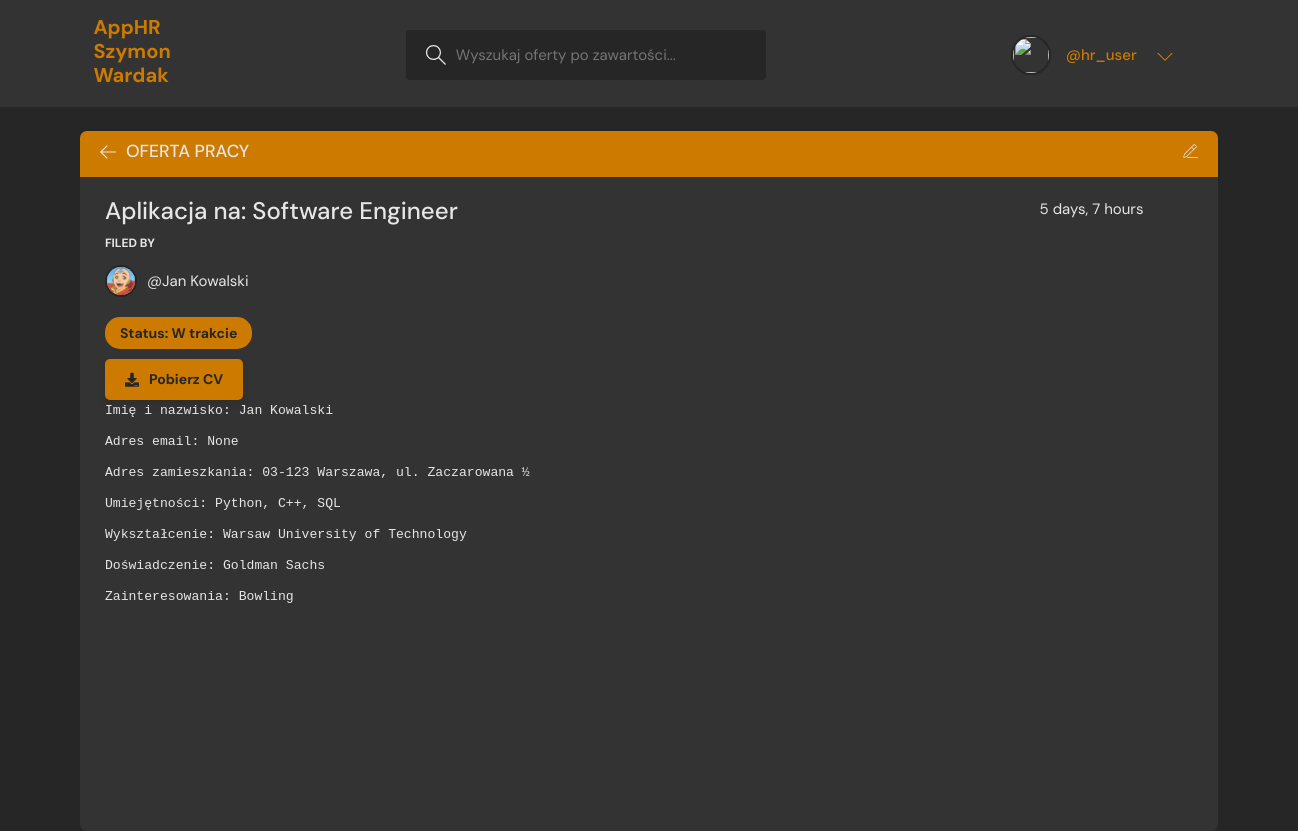
The app's page /offer/1 (signed in) with its own data.
### base/models.py (models this page shows, shortened)
class Offer(models.Model):
    user = models.ForeignKey(User, on_delete=models.SET_NULL, null=True)
    name = models.TextField(null=True, blank=True, default='none')
    email = models.TextField(null=True, blank=True, default='none')
    position = models.TextField(null=True, blank=True, default='none')
    address = models.TextField(null=True, blank=True, default='none')
    skills = models.TextField(null=True, blank=True, default='none')
    education = models.TextField(null=True, blank=True, default='none')
    experience = models.TextField(null=True, blank=True, default='none')
    interests = models.TextField(null=True, blank=True, default='none')
    status = models.TextField(default='Pending')
    updated = models.DateTimeField(auto_now=True)
    created = models.DateTimeField(auto_now_add=True)
    picture = models.FileField(upload_to='./uploads/cv_images', null=True, blank=True)
    file = models.FileField(upload_to='./uploads/cv')
    class Meta:
        ordering = ['-updated', 'created']

### base/views.py (the view, shortened to what this page needs)
# urls.py: path('offer/<str:pk>', views.offer, name="offer"),
def offer(request, pk):
    offer = Offer.objects.get(id=pk)
    if offer.user == request.user or request.user.is_superuser:
        filename = request.GET.get('filename', '')
        offer_file_name = offer.file.name
        context = {'offer': offer, 'filename': offer_file_name}
        return render(request, 'base/offer.html', context)
    else:
        return HttpResponse('Permission denied.')

### base/templates/base/offer.html (shortened to what this page needs)
{% extends 'main.html' %}
{% block content %}
    <main class="profile-page layout layout--2">
      <div class="container">
        <div class="offer">
          <div class="offer__top">
            <div class="offer__topLeft">
              <a href="{% url 'home' %}">
                <svg version="1.1" xmlns="http://www.w3.org/2000/svg" width="32" height="32" viewBox="0 0 32 32">
                  <title>arrow-left</title>
                  <path
                    d="M13.723 2.286l-13.723 13.714 13.719 13.714 1.616-1.611-10.96-10.96h27.625v-2.286h-27.625l10.965-10.965-1.616-1.607z"
                  ></path>
                </svg>
              </a>
              <h3>Oferta pracy</h3>
            </div>
            {% if request.user.is_superuser %}
            <div class="offer__topRight">
              <a href="{% url 'update-offer' offer.id %}">
              </a>
            </div>
            {% endif %}
          </div>
          <div class="offer__box">
            <div class="offer__header">
              <div class="offer__info">
                <h3>Aplikacja na: {{offer.position}}</h3>
                <span>{{offer.created|timesince}}</span>
              </div>
              <div class="offer__hosted">
                <p>Filed by </p>
                <a href="{% url 'user-profile' offer.user.id %}" class="offer__author">
                  <div class="avatar avatar--small">
                    {% if offer.picture %}
                      <img src='../uploads/cv_images/{{ offer.picture.url }} '/>
                    {% else %}
                      <img src=https://avatar-management--avatars.us-west-2.prod.public.atl-paas.net/default-avatar.png/>
                    {% endif %}
                  </div>
                  <span>@{{offer.name}}</span>
                </a>
              </div>
              {% if offer.status == "Odrzucona" %}
                <span class="rejected">Status: {{offer.status}}</span>
              {% elif offer.status == "W trakcie" %}
                <span class="pending">Status: {{offer.status}}</span>
              {% elif offer.status == "Zaakceptowana" %}
                <span class="accepted">Status: {{offer.status}}</span>
              {% endif %}
              <form id="download" name="download" action="{% url 'offer' offer.id%}" method="GET">
                <button class="btn"><i class="fa fa-download"></i>Pobierz CV</button>
              </form>
              <div class="offer__details">
                <pre>Imię i nazwisko: {{offer.name}}</pre>
                <pre>Adres email: {{offer.email}}</pre>
                <pre>Adres zamieszkania: {{offer.address}}</pre>
                <pre>Umiejętności: {{offer.skills}}</pre>
                <pre>Wykształcenie: {{offer.education}}</pre>
                <pre>Doświadczenie: {{offer.experience}}</pre>
                <pre>Zainteresowania: {{offer.interests}}</pre>
              </div>
            </div>
          </div>
        </div>
      </div>
    </main>
{% endblock content %}

### templates/main.html (shortened to what this page needs)
<!DOCTYPE html>
{% load static %}
<html lang="en">
  <head>
    <link rel="stylesheet" href="https://maxcdn.bootstrapcdn.com/bootstrap/4.0.0/css/bootstrap.min.css">
    <link rel="stylesheet" href="https://use.fontawesome.com/releases/v5.0.10/css/all.css">
    <link rel="stylesheet" href="{% static 'styles/style.css' %}" />
  </head>
  <body>
    {% include 'navbar.html' %}
    {% block content %}
    {% endblock %}
  </body>
</html>

### templates/navbar.html (shortened to what this page needs)
{% load static %}
<header class="header header--loggedIn">
    <div class="container">
      <a href="{% url 'home' %}" class="header__logo">
        <h1>AppHR Szymon Wardak</h1>
      </a>
      <form class="header__search" method="GET" action="{% url 'home' %}">
        <label>
          <input name="q" placeholder="Wyszukaj oferty po zawartości..." />
        </label>
      </form>
      <nav class="header__menu">
        {% if request.user.is_authenticated %}
        <div class="header__user">
          <a href="{% url 'update-user' %}">
            <div class="avatar2 avatar--medium active">
              <img src="https://t4.ftcdn.net/jpg/02/29/75/83/360_F_229758328_7x8jwCwjtBMmC6rgFzLFhZoEpLobB6L8.jpg" />
            </div>
            <p class="welcome">@{{request.user.username}}</p>
          </a>
          <button class="dropdown-button">
            <svg version="1.1" xmlns="http://www.w3.org/2000/svg" width="32" height="32" viewBox="0 0 32 32">
              <title>chevron-down</title>
              <path d="M16 21l-13-13h-3l16 16 16-16h-3l-13 13z"></path>
            </svg>
          </button>
        </div>
        {% else %}
        <a href="{% url 'login' %}">
          <p class="anonymous">Logowanie</p>
        </a>
        {% endif %}
      </nav>
    </div>
  </header>

### records on screen
Offer: position "Software Engineer", created "5 days, 7 hours", picture (picture), name "Jan Kowalski", status "W trakcie", email "None", address "03-123 Warszawa, ul. Zaczarowana ½", skills "Python, C++, SQL", education "Warsaw University of Technology", experience "Goldman Sachs", interests "Bowling"

### other values on screen
{{ request.user.username }} "hr_user"
